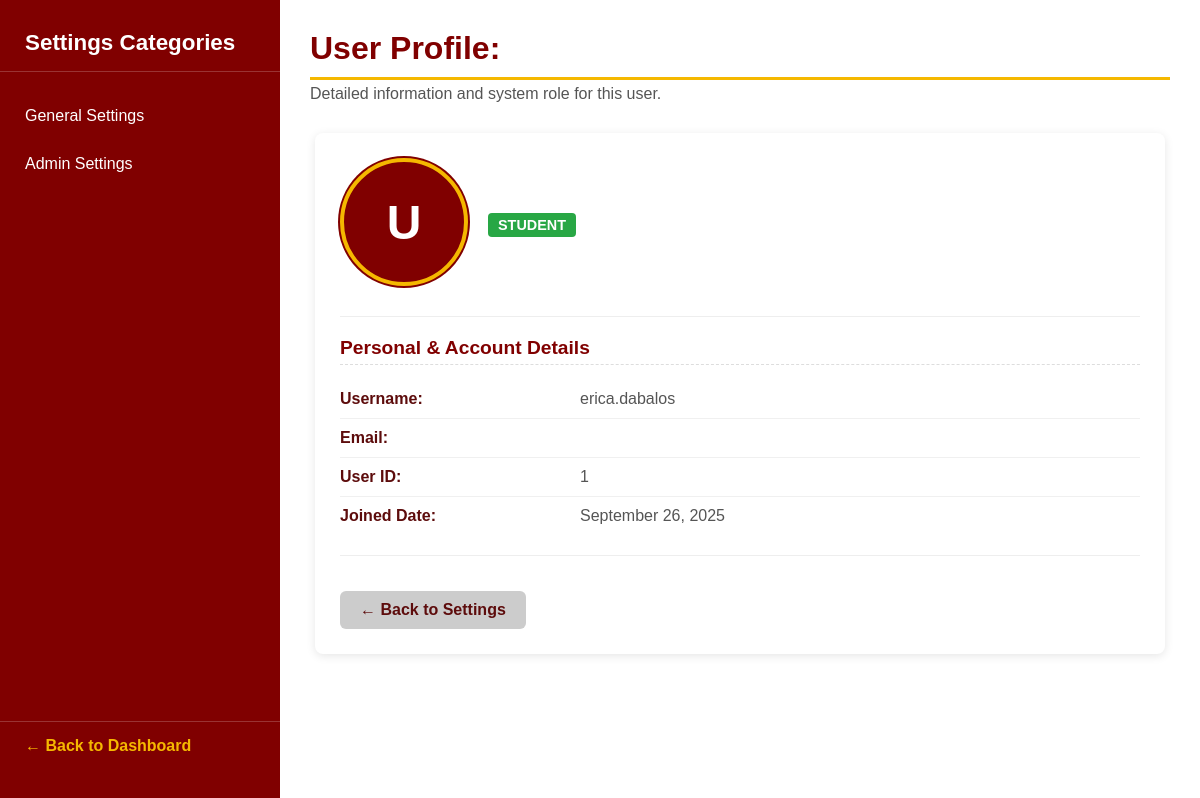
The page /settings/profile/1/ (signed in) on the database as committed earlier.
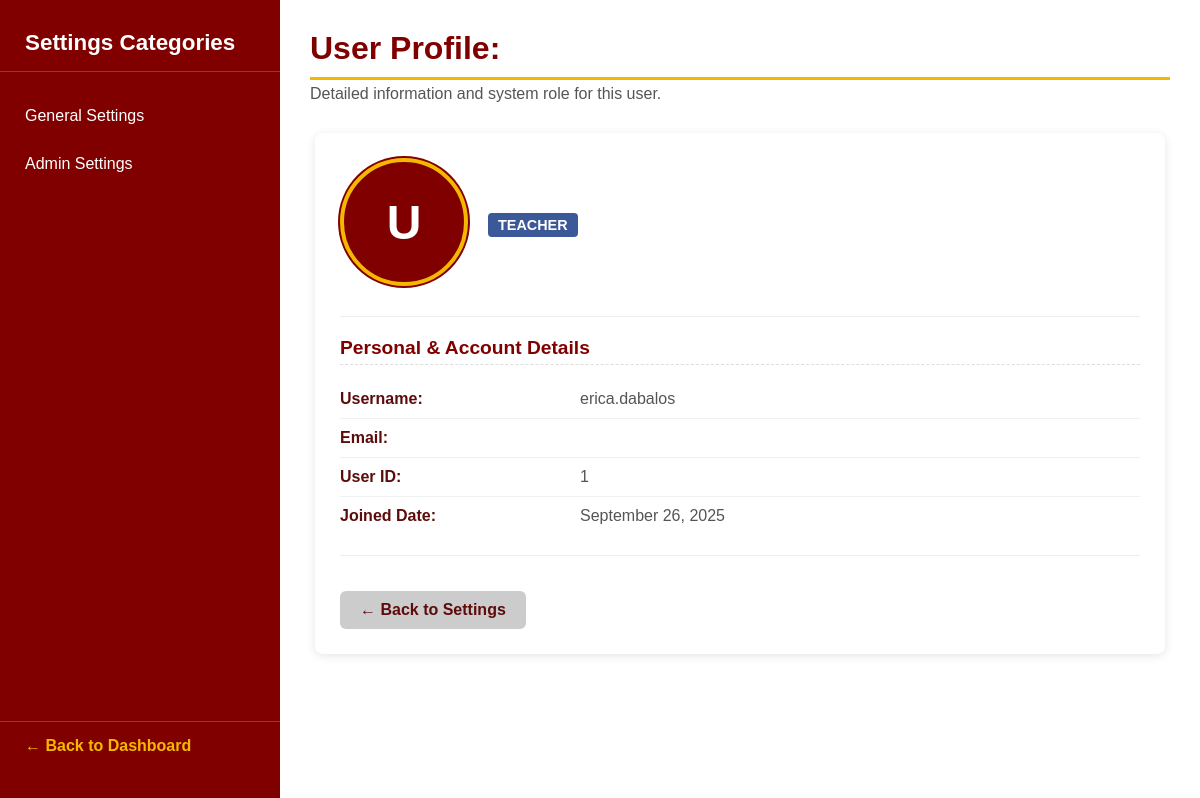
The same page on the database as committed later.
### settings_app/models.py (models this page shows, shortened)
class UserProfile(models.Model):
    user = models.OneToOneField(User, on_delete=models.CASCADE)
    ROLE_CHOICES = [
        ('ADMIN', 'Admin'),
        ('TEACHER', 'Teacher'),
        ('STUDENT', 'Student'),
    ]
    user = models.OneToOneField(User, on_delete=models.CASCADE, related_name='userprofile')
    role = models.CharField(max_length=10, choices=ROLE_CHOICES, default='STUDENT')
    profile_picture = models.ImageField(upload_to='profile_pics/', null=True, blank=True)
    subjects_notes = models.TextField(null=True, blank=True)
    profile_visible = models.BooleanField(default=True)
    class Meta:
        verbose_name = "User Profile"
        verbose_name_plural = "User Profiles"
    from django.db.models.signals import post_save
    from django.dispatch import receiver
    is_professor = models.BooleanField(default=False)
    email_notifications = models.BooleanField(default=True)
    in_app_notifications = models.BooleanField(default=True)

### settings_app/views.py (the view)
# urls.py: path('profile/<int:user_id>/', views.view_user_profile, name='view_user_profile'),
@login_required
def view_user_profile(request, user_id):
    target_user = get_object_or_404(User, pk=user_id)
    try:
        user_profile_data = target_user.userprofile
    except UserProfile.DoesNotExist:
        user_profile_data = None
    context = {
        'target_user': target_user,
        'user_profile': user_profile_data
    }
    return render(request, 'user_profile.html', context)

### settings_app/templates/user_profile.html (shortened to what this page needs)
{% load static %}
<!DOCTYPE html>
<html lang="en">
<head>
    <link rel="stylesheet" href="{% static 'user_profile.css' %}">
</head>
<body>
<div class="settings-container">
    <nav class="settings-nav">
        <h2>Settings Categories</h2>
        <ul>
            <li>
                <a href="{% url 'general_settings' %}" class="{% if request.resolver_match.url_name == 'general_settings' %}active{% endif %}">
                    General Settings
                </a>
            </li>
            <li>
                <a href="{% url 'admin_settings' %}" class="{% if request.resolver_match.url_name == 'admin_settings' %}active{% endif %}">
                    Admin Settings
                </a>
            </li>
        </ul>
        <a href="{% url 'admin_dashboard' %}" class="back-link">
            &larr; Back to Dashboard
        </a>
    </nav>
    <main class="settings-content">
        <h3>User Profile: {{ target_user.email }}</h3>
        <p class="subtitle">Detailed information and system role for this user.</p>
        <div class="profile-main-card settings-card">
            <div class="profile-picture-container">
                {% if user_profile and user_profile.profile_picture and user_profile.profile_picture.url %}
                    <img src="{{ user_profile.profile_picture.url }}"
                    alt="{{ target_user.username }} Profile Picture"
                    class="profile-pic-lg">
                {% else %}
                    <div class="profile-pic-lg profile-pic-placeholder">
                        <span>{{ target_user.first_name|default:"U"|slice:":1" }}</span>
                    </div>
                {% endif %}
                <div class="profile-header-text">
                    <p class="role-tag role-{{ user_profile.role|lower }}">{{ user_profile.get_role_display }}</p>
                </div>
            </div>
            <hr class="profile-divider">
            <div class="profile-details-section">
                <h4>Personal & Account Details</h4>
                <div class="detail-row">
                    <span class="detail-label">Username:</span>
                    <span class="detail-value">{{ target_user.username }}</span>
                </div>
                <div class="detail-row">
                    <span class="detail-label">Email:</span>
                    <span class="detail-value">{{ target_user.email }}</span>
                </div>
                <div class="detail-row">
                    <span class="detail-label">User ID:</span>
                    <span class="detail-value">{{ target_user.id }}</span>
                </div>
                <div class="detail-row">
                    <span class="detail-label">Joined Date:</span>
                    <span class="detail-value">{{ target_user.date_joined|date:"F j, Y" }}</span>
                </div>
            </div>
            <hr class="profile-divider">
            <a href="{% url 'general_settings' %}" class="btn-secondary">&larr; Back to Settings</a>
        </div>
    </main>
</div>
</body>
</html>

Rows that differ between the two databases and show on the page:
changed UserProfile: role "STUDENT" → "TEACHER"
